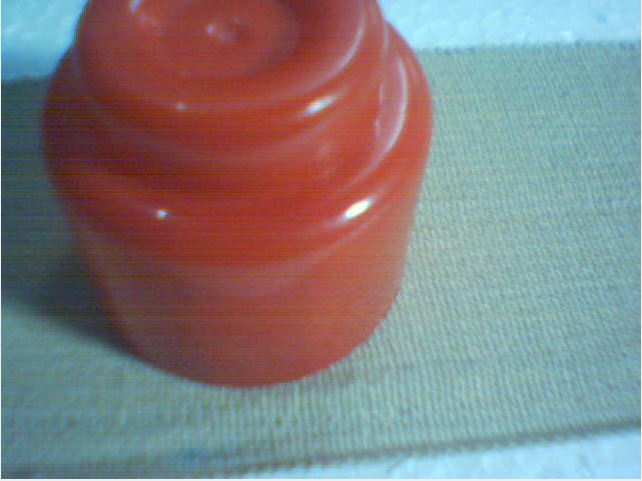
%> input picture Projekt_imbinarize_bwareaopen/Color_detection_Algorithm/red3.jpg, 642 x 481 px
$ octave color_detection_basics.m   (GNU Octave 9; MATLAB toolbox functions it lacks are replaced by stand-ins)
%> lines starting %> are read from the running program, lines starting %| are printed output that depends on the picture
### Projekt_imbinarize_bwareaopen/source_codes/imbinarize_proper.m
function BW = imbinarize_proper(I, varargin)

varargin = matlab.images.internal.stringToChar(varargin);
[I,isNumericThreshold,options] = parseInputs(I,varargin{:});

if isNumericThreshold
    T = options.T;
else
    method = options.Method;

    if strcmp(method,'global')
        T = computeGlobalThreshold(I);
    else
        sensitivity = options.Sensitivity;
        fgPolarity  = options.ForegroundPolarity;

        T = adaptthresh(I,sensitivity,'ForegroundPolarity',fgPolarity);
    end

end

% Binarize image using computed threshold
BW = binarize(I,T);

end

% [26 lines left out: functions binarize, computeGlobalThreshold, not called in this run]


%--------------------------------------------------------------------------
% Input Parsing
%--------------------------------------------------------------------------
% [81 lines left out: functions parseInputs, validateImage, validateT, not called in this run]

function s = validateSensitivity(s)
validateattributes(s,{'numeric'},{'real','nonsparse','scalar','nonnegative','<=',1},mfilename,'Sensitivity');
end

function fgp = validateForegroundPolarity(fgp)
fgp = validatestring(fgp,{'bright','dark'},mfilename,'ForegroundPolarity');
end

### Projekt_imbinarize_bwareaopen/Color_detection_Algorithm/color_detection_basics.m
%To get the data from the User in the form of image.
 m='red3.jpg';         % Storing the image to a variable. Make sure the
                          % image is present in current directory
 im= imread(m);           % imread() is a function to read the image
%> im is the input picture: size 481x642x3 uint8; mean R, G, B 130.7, 126.8, 127.9
 subplot(3,3,1);          % 2x2 matrix to display the image @ POS(1,1)
 imshow(m);               %imshow() is a function to display the image
 title('Raw fed Image');


% Red color detection
  r=im(:,:,1); g=im(:,:,2); b=im(:,:,3); % r= red object g= green and b= blue objects
%> after `r=im(:,:,1)`:
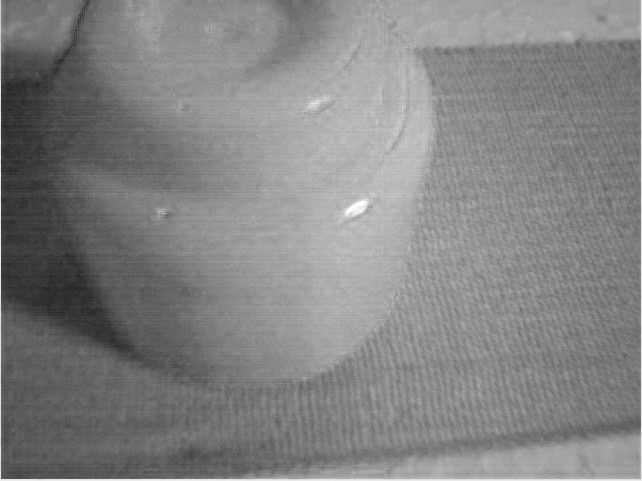
%> r: size 481x642 uint8; min 37, max 255, mean 130.7
%> after `g=im(:,:,2)`:
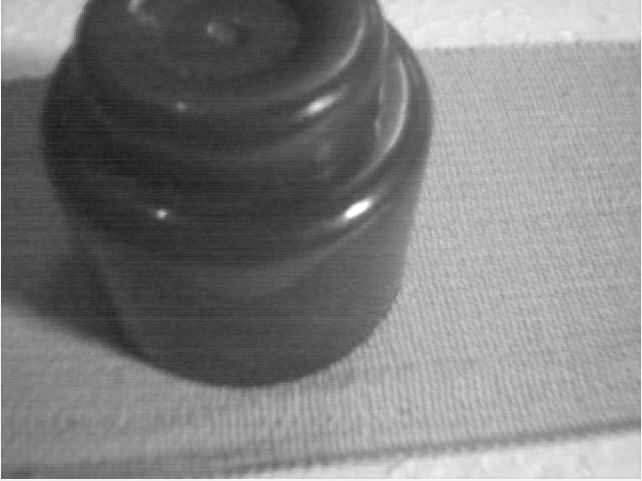
%> g: size 481x642 uint8; min 27, max 255, mean 126.8
%> after `b=im(:,:,3)`:
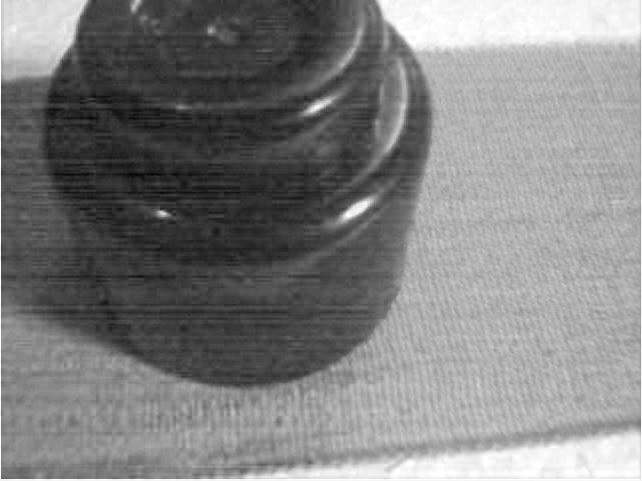
%> b: size 481x642 uint8; min 3, max 255, mean 127.9
  diff_red=imsubtract(r,rgb2gray(im));   % To separate RED objects from a gray image
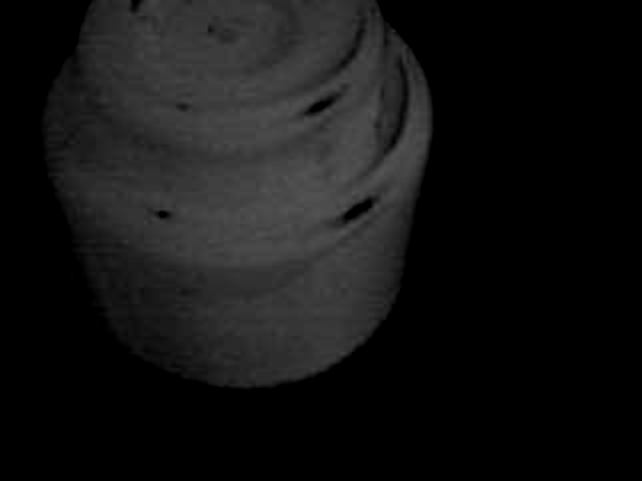
%> diff_red: size 481x642 uint8; min 0, max 84, mean 19.8
  subplot(3,3,2);
  imshow(diff_red);
  title('Subtracted Image');
  diff_r=medfilt2(diff_red,[3 3]);       % Applting median filter
%> the run ends on the next line
  subplot(3,3,3);
  imshow(diff_r);
  title('Median filtered Image');

  bw_r=imbinarize_proper(diff_r,0.2);           % To convert grayscale image to Black and white with a threshold value of 0.2
